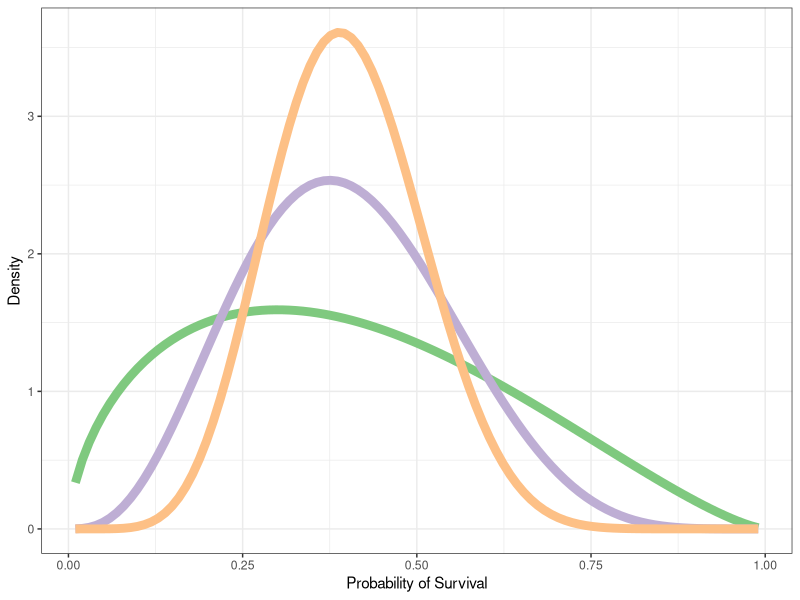
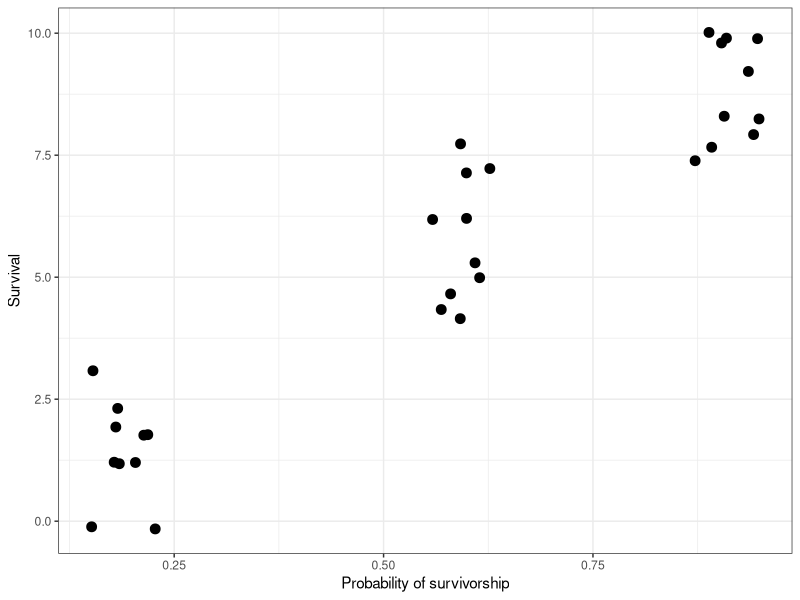

R code for these plots, in order:
## ---- chunk 1
suppressPackageStartupMessages(library(tidyverse))

betacurve <- function(x, phi) dbeta(x, .4*phi, (1-.4)*phi)

tibble(x = seq(from = 0.01, to = 0.99, length.out = 100),
       y1 = betacurve(x, 4),
       y2 = betacurve(x, 10),
       y3 = betacurve(x, 20)) %>% 
  pivot_longer(-x) %>% 
  ggplot(aes(x = x, y = value, colour = name)) +
  guides(color = FALSE) + 
  geom_line(lwd = 3) + 
  theme_bw()+
  scale_color_brewer(type = "qual") + 
  labs(x = "Probability of Survival",
       y = "Density")
## ---- chunk 2
tibble(p = rep(c(.2, .6, .9), each = 10),
       survived = rbinom(30, 10, prob = p)) %>% 
  ggplot(aes(x = p, y = survived)) + geom_point(position = position_jitter(width = .05), size = 3) + 
  theme_bw() + 
  labs(x = "Probability of survivorship", y = "Survival")
  
## ---- chunk 3
set.seed(1859)
x_obs <- rbinom(10, 6, 0.6)
x_obs
## ---- chunk 4
set.seed(1859)
x_obs <- rbinom(10, 6, 0.6)
x_obs
## ---- chunk 5
ps <- rbeta(200, 0.3 * 5 + sum(x_obs),
            0.7 * 5 + sum(6 - x_obs))
ys <- rbinom(200, size = 6, prob = ps)

## ---- chunk 6
set.seed(1859)
xs <- rpois(5, 27)
